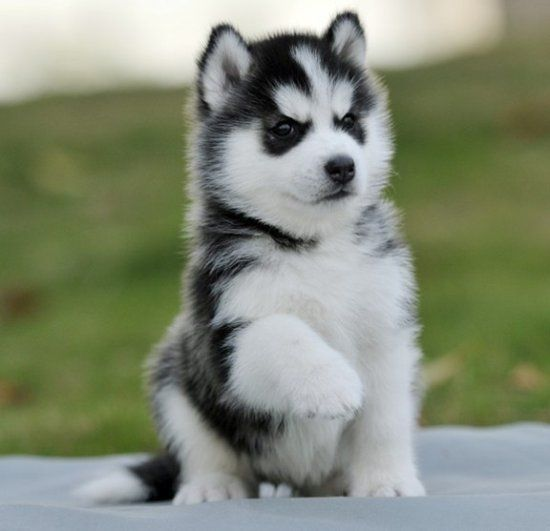
#> input picture OpenCV-Test/1.jpg, 550 x 531 px
$ python OpenCV_Coutour.py
#> lines starting #> are read from the running program, lines starting #| are printed output that depends on the picture; after the words box and inside, x2 and y2 are one past the last pixel; in counts of white or black regions, pixels touching at a corner belong together
import cv2

img = cv2.imread('1.jpg')
#> img is the input picture: shape (531, 550, 3); mean B, G, R 119.1, 139.3, 131.6
# 灰度图像
gray = cv2.cvtColor(img, cv2.COLOR_BGR2GRAY)
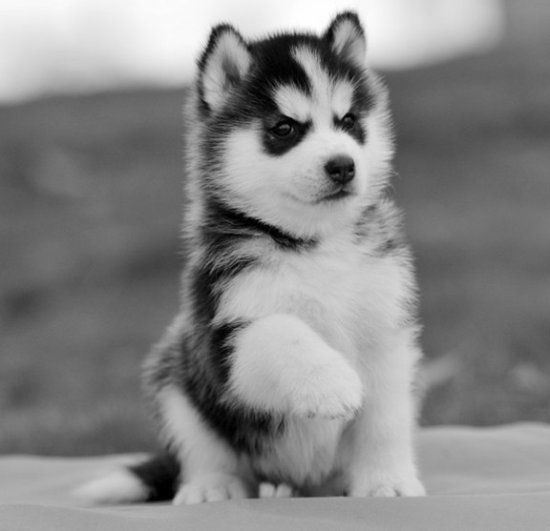
#> gray: shape (531, 550); min 0, max 255, mean 134.7
# 二值化
ret, binary = cv2.threshold(gray, 175, 255, cv2.THRESH_BINARY)
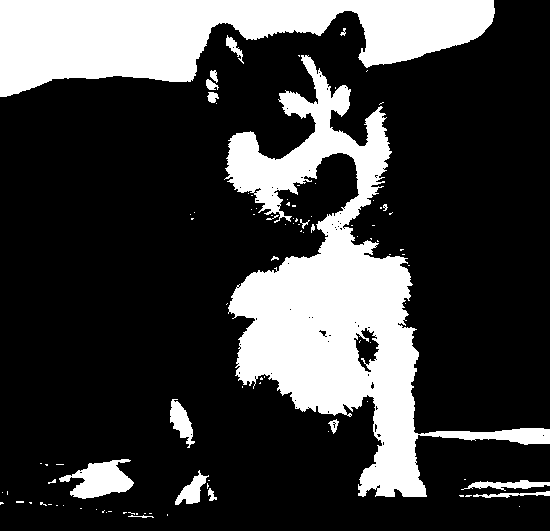
#> binary: shape (531, 550); 24.8% white; 99 white regions (79 under 20 px)
contours, hierarchy = cv2.findContours(binary, cv2.RETR_TREE, cv2.CHAIN_APPROX_SIMPLE)
#> contours = 176 contours, 158 with area under 20; largest, box (x1, y1, x2, y2) and area: (224, 55, 550, 497) 39408, (0, 0, 495, 97) 27300, (59, 459, 134, 499) 1558, (353, 327, 380, 373) 650, (170, 399, 195, 448) 533

# 以圆形框出轮廓
# for i in range(len(contours)):
# (x, y), radius = cv2.minEnclosingCircle(contours[i])
# center = (int(x), int(y))
# radius = int(radius)
# img = cv2.circle(img, center, radius, (0, 255, 0), 2)

#以边界框出轮廓
cv2.drawContours(img, contours, -1, (0, 0, 255), 3)
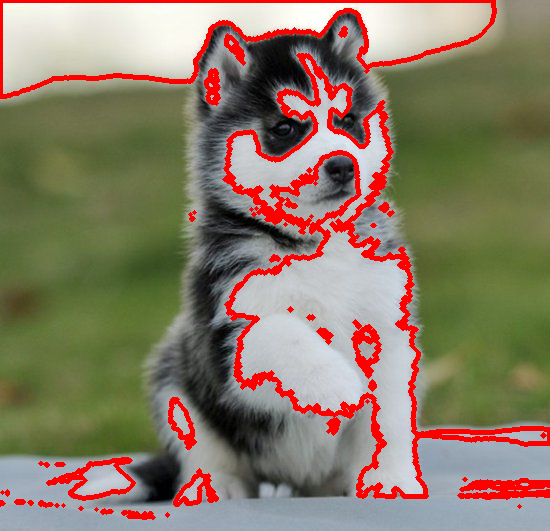
#> img: shape (531, 550, 3); 8.68% of pixels changed, all inside (x1, y1, x2, y2) = (0, 0, 550, 520)

cv2.imshow("img", img)
cv2.waitKey(0)
